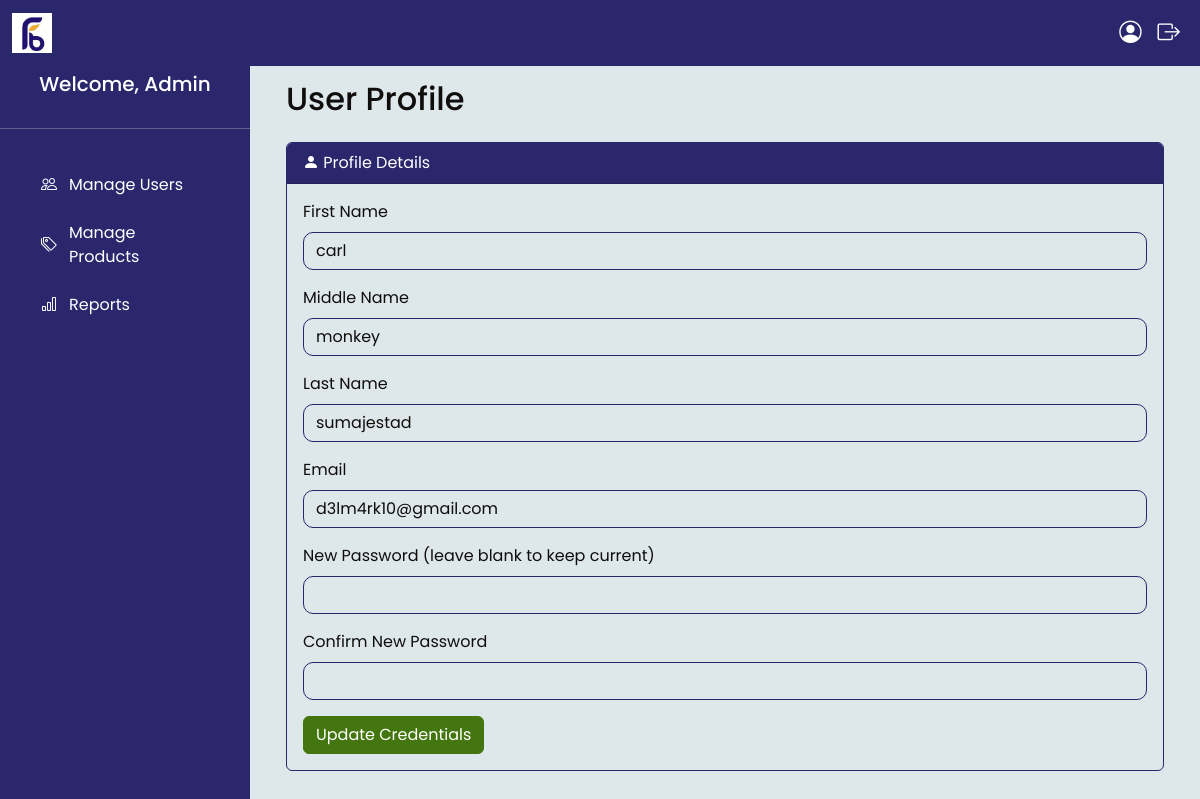
The app's page /profile.php (signed in) with its own data.
### tables this page shows
CREATE TABLE `users` (
  `id` int(11) NOT NULL,
  `first_name` varchar(50) NOT NULL,
  `middle_name` varchar(50) DEFAULT NULL,
  `last_name` varchar(50) NOT NULL,
  `employee_id` varchar(20) NOT NULL,
  `email` varchar(100) NOT NULL,
  `password` varchar(255) NOT NULL,
  `role` enum('Employee','Admin','Super Admin') NOT NULL DEFAULT 'Employee',
  `status` enum('pending','active','inactive') NOT NULL DEFAULT 'pending',
  `custom_menus` varchar(255) DEFAULT NULL,
  `created_at` timestamp NOT NULL DEFAULT current_timestamp()
);

### profile.php (the view, shortened to what this page needs)
<?php
require_once 'header.php';
require_once 'includes/db.php';
$user_id = $_SESSION['user_id'];
$stmt = $conn->prepare("SELECT first_name, middle_name, last_name, email FROM users WHERE id = ?");
$stmt->bind_param("i", $user_id);
$stmt->execute();
$user = $stmt->get_result()->fetch_assoc();
$section = $_GET['section'] ?? 'credentials';
?>
<div class="container-fluid">
    <h2 class="mb-4">User Profile</h2>
    <div class="card">
        <div class="card-header bg-primary-green text-white">
            <i class="bi bi-person-fill"></i> Profile Details
        </div>
        <div class="card-body">
            <?php if ($section == 'credentials'): ?>
                <form method="POST" onsubmit="return confirm('Are you sure you want to update your credentials?');">
                    <div class="mb-3">
                        <label for="first_name" class="form-label">First Name</label>
                        <input type="text" class="form-control" id="first_name" name="first_name" value="<?php echo htmlspecialchars($user['first_name'] ?? ''); ?>" required>
                    </div>
                    <div class="mb-3">
                        <label for="middle_name" class="form-label">Middle Name</label>
                        <input type="text" class="form-control" id="middle_name" name="middle_name" value="<?php echo htmlspecialchars($user['middle_name'] ?? ''); ?>">
                    </div>
                    <div class="mb-3">
                        <label for="last_name" class="form-label">Last Name</label>
                        <input type="text" class="form-control" id="last_name" name="last_name" value="<?php echo htmlspecialchars($user['last_name'] ?? ''); ?>" required>
                    </div>
                    <div class="mb-3">
                        <label for="email" class="form-label">Email</label>
                        <input type="email" class="form-control" id="email" name="email" value="<?php echo htmlspecialchars($user['email'] ?? ''); ?>" required>
                    </div>
                    <div class="mb-3">
                        <label for="password" class="form-label">New Password (leave blank to keep current)</label>
                        <input type="password" class="form-control" id="password" name="password">
                    </div>
                    <div class="mb-3">
                        <label for="confirm_password" class="form-label">Confirm New Password</label>
                        <input type="password" class="form-control" id="confirm_password" name="confirm_password">
                    </div>
                    <button type="submit" class="btn btn-primary">Update Credentials</button>
                </form>
            <?php endif; ?>
        </div>
    </div>
</div>

### assets/css/styles.css (style rules this page uses)
:root { --primary-color: #2A276D; --accent-color: #EFAB35; --secondary-color: #43760F; --muted-color: #A6C297; --background-color: #DEE7EA; --text-color: #0F0E0D; }
body { font-family: 'Poppins', sans-serif; background-color: var(--background-color); color: var(--text-color); }
.card-header { background-color: var(--primary-color); color: #ffffff; }
.btn-primary { background-color: var(--secondary-color); border-color: var(--secondary-color); color: #ffffff; }
.form-control { border-radius: 10px; position: relative; padding-right: 2.5rem; background-color: var(--background-color); color: var(--text-color); border-color: var(--primary-color); }
.card, .form-card { opacity: 0; animation: fadeIn 0.5s ease forwards; background-color: var(--background-color); color: var(--text-color); border-color: var(--primary-color); }

### records on screen
users: first_name "carl", middle_name "monkey", last_name "sumajestad", email "d3lm4rk10@gmail.com"

### other values on screen
$_SESSION['role'] "Admin"
$menu_data['label'] "Manage Users"
$menu_data['label'] "Manage Products"
$menu_data['label'] "Reports"
